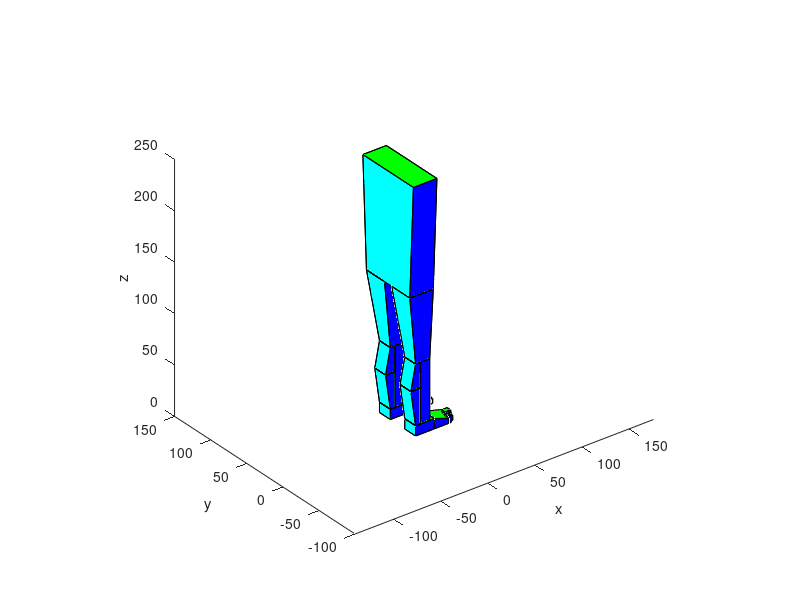

Here is the MATLAB script that generated this plot:

%V1=[0,0,0];
%V2=[10,0,0];
%V3=[10,10,0];
%V4=[0,10,0];
%V5=[0,0,10];
%V6=[10,0,10];
%V7=[10,10,10];
%V8=[0,10,10];

%V=[V1;V2;V3;V4;V5;V6;V7;V8];
F=[1,2,3,4;5,6,7,8;5,6,2,1;8,7,3,4;6,7,3,2;5,8,4,1];
C=[1,0,0;0,1,0;0,0,1;1,1,0;1,0,1;0,1,1];
%patch('Faces',F,'Vertices',V,'FaceVertexCData',C,'FaceColor','flat');

pieDTalon=[0,0,0;20,0,0;20,15,0;0,15,0;0,0,10;20,0,10;20,15,10;0,15,10];
patch('Faces',F,'Vertices',pieDTalon,'FaceVertexCData',C,'FaceColor','flat');
axis equal

pieDPunta=[20,0,0;35,0,0;40,15,0;20,15,0;20,0,10;35,0,5;40,15,5;20,15,10];
patch('Faces',F,'Vertices',pieDPunta,'FaceVertexCData',C,'FaceColor','flat');
axis equal

DeoGordo=[35,10,0;45,10,0;45,15,0;40,15,0;35,10,5;45,10,5;45,15,5;40,15,5];
patch('Faces',F,'Vertices',DeoGordo,'FaceVertexCData',C,'FaceColor','flat');
axis equal

DeoIndice=[35,7,0;43,7,0;43,10,0;35,10,0;35,7,5;43,7,5;43,10,5;35,10,5];
patch('Faces',F,'Vertices',DeoIndice,'FaceVertexCData',C,'FaceColor','flat');
axis equal

DeoCorazon=[35,4,0;42,4,0;42,7,0;35,7,0;35,4,5;42,4,5;42,7,5;35,7,5];
patch('Faces',F,'Vertices',DeoCorazon,'FaceVertexCData',C,'FaceColor','flat');
axis equal

DeoAnular=[35,2,0;41,2,0;41,4,0;35,4,0;35,2,5;41,2,5;41,4,5;35,4,5];
patch('Faces',F,'Vertices',DeoAnular,'FaceVertexCData',C,'FaceColor','flat');
axis equal

DeoMenique=[35,0,0;38,0,0;38,2,0;35,2,0;35,0,5;38,0,5;38,2,5;35,2,5];
patch('Faces',F,'Vertices',DeoMenique,'FaceVertexCData',C,'FaceColor','flat');
axis equal

Pierna1=[5,0,10;15,0,10;15,15,10;5,15,10;5,0,70;15,0,70;15,15,70;5,15,70];
patch('Faces',F,'Vertices',Pierna1,'FaceVertexCData',C,'FaceColor','flat');
axis equal


Pierna2=[0,0,10;5,0,10;5,15,10;0,15,10;-5,0,45;5,0,45;5,15,45;-5,15,45];
patch('Faces',F,'Vertices',Pierna2,'FaceVertexCData',C,'FaceColor','flat');
axis equal

Pierna3=[-5,0,45;5,0,45;5,15,45;-5,15,45;0,0,70;5,0,70;5,15,70;0,15,70];
patch('Faces',F,'Vertices',Pierna3,'FaceVertexCData',C,'FaceColor','flat');
axis equal

PiernaSuperior1=[0,0,70;15,0,70;15,15,70;0,15,70;-10,-5,140;15,-5,140;15,20,140;-10,20,140];
patch('Faces',F,'Vertices',PiernaSuperior1,'FaceVertexCData',C,'FaceColor','flat');
axis equal


%Pierna izquierda
pieDTalon2=[0,35,0;20,35,0;20,50,0;0,50,0;0,35,10;20,35,10;20,50,10;0,50,10];
patch('Faces',F,'Vertices',pieDTalon2,'FaceVertexCData',C,'FaceColor','flat');
axis equal

pieDPunta2=[20,35,0;40,35,0;35,50,0;20,50,0;20,35,10;40,35,5;35,50,5;20,50,10];
patch('Faces',F,'Vertices',pieDPunta2,'FaceVertexCData',C,'FaceColor','flat');
axis equal

DeoGordo2=[35,40,0;45,40,0;45,35,0;40,35,0;35,40,5;45,40,5;45,35,5;40,35,5];
patch('Faces',F,'Vertices',DeoGordo2,'FaceVertexCData',C,'FaceColor','flat');
axis equal

DeoIndice2=[35,43,0;43,43,0;43,40,0;35,40,0;35,43,5;43,43,5;43,40,5;35,40,5];
patch('Faces',F,'Vertices',DeoIndice2,'FaceVertexCData',C,'FaceColor','flat');
axis equal

DeoCorazon2=[35,46,0;42,46,0;42,43,0;35,43,0;35,46,5;42,46,5;42,43,5;35,43,5];
patch('Faces',F,'Vertices',DeoCorazon2,'FaceVertexCData',C,'FaceColor','flat');
axis equal

DeoAnular2=[35,48,0;41,48,0;41,46,0;35,46,0;35,48,5;41,48,5;41,46,5;35,46,5];
patch('Faces',F,'Vertices',DeoAnular2,'FaceVertexCData',C,'FaceColor','flat');
axis equal

DeoMenique2=[35,50,0;38,50,0;38,48,0;35,48,0;35,50,5;38,50,5;38,48,5;35,48,5];
patch('Faces',F,'Vertices',DeoMenique2,'FaceVertexCData',C,'FaceColor','flat');
axis equal

Pierna4=[5,35,10;15,35,10;15,50,10;5,50,10;5,35,70;15,35,70;15,50,70;5,50,70];
patch('Faces',F,'Vertices',Pierna4,'FaceVertexCData',C,'FaceColor','flat');
axis equal

Pierna5=[0,35,10;5,35,10;5,50,10;0,50,10;-5,35,45;5,35,45;5,50,45;-5,50,45];
patch('Faces',F,'Vertices',Pierna5,'FaceVertexCData',C,'FaceColor','flat');
axis equal

Pierna6=[-5,35,45;5,35,45;5,50,45;-5,50,45;0,35,70;5,35,70;5,50,70;0,50,70];
patch('Faces',F,'Vertices',Pierna6,'FaceVertexCData',C,'FaceColor','flat');
axis equal

PiernaSuperior3=[0,35,70;15,35,70;15,50,70;0,50,70;-10,30,140;15,30,140;15,55,140;-10,55,140];
patch('Faces',F,'Vertices',PiernaSuperior3,'FaceVertexCData',C,'FaceColor','flat');
axis equal



torso = [-10,-5,140;15,-5,140;15,55,140;-10,55,140;-10,-10,250;15,-10,250;15,60,250;-10,60,250];
patch('Faces', F, 'Vertices',torso,'FaceVertexCData', C, 'FaceColor','flat');
axis equal

xlabel('x');
ylabel('y');
zlabel('z');
view(3);
